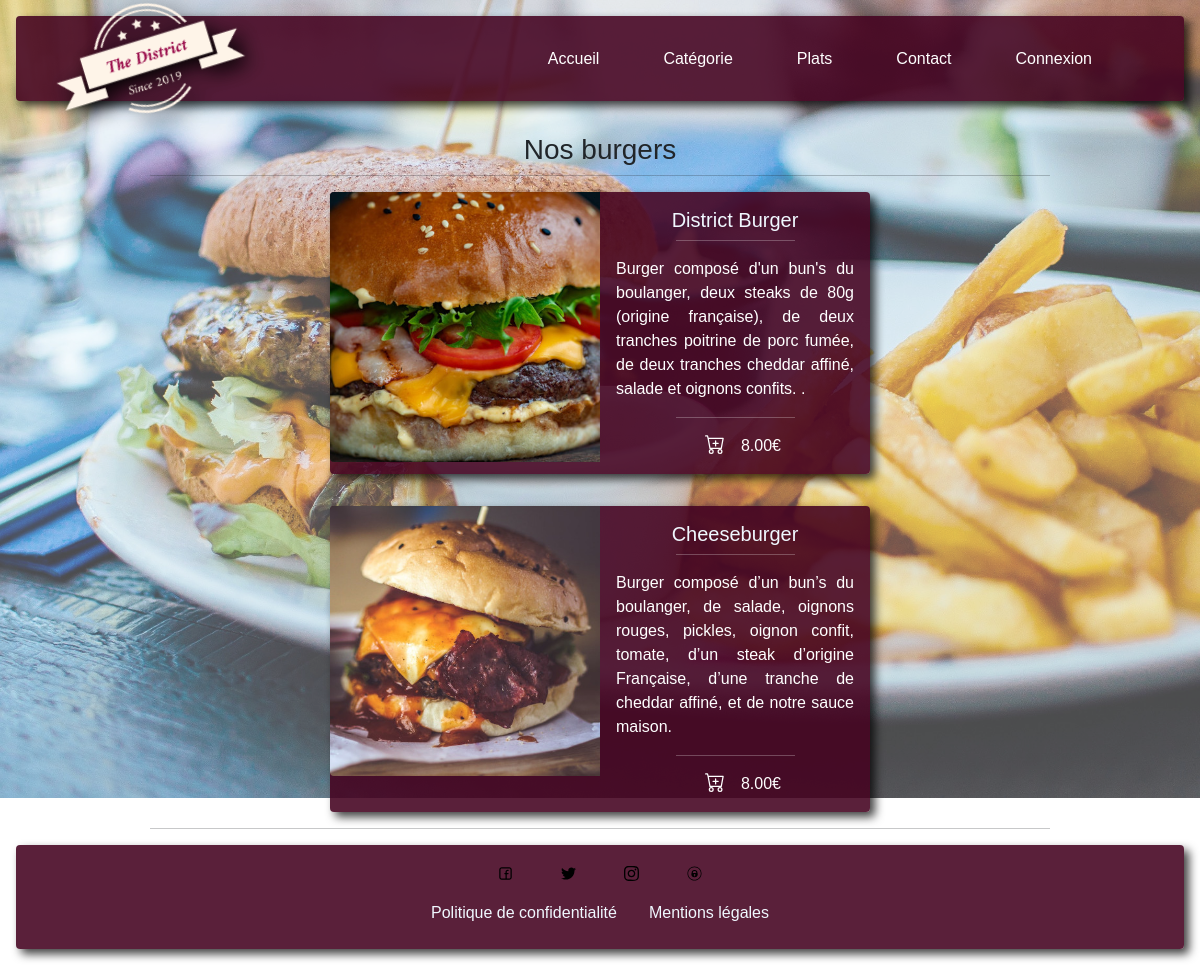
Page /?page=detail&c_id=5 on the earlier database version.
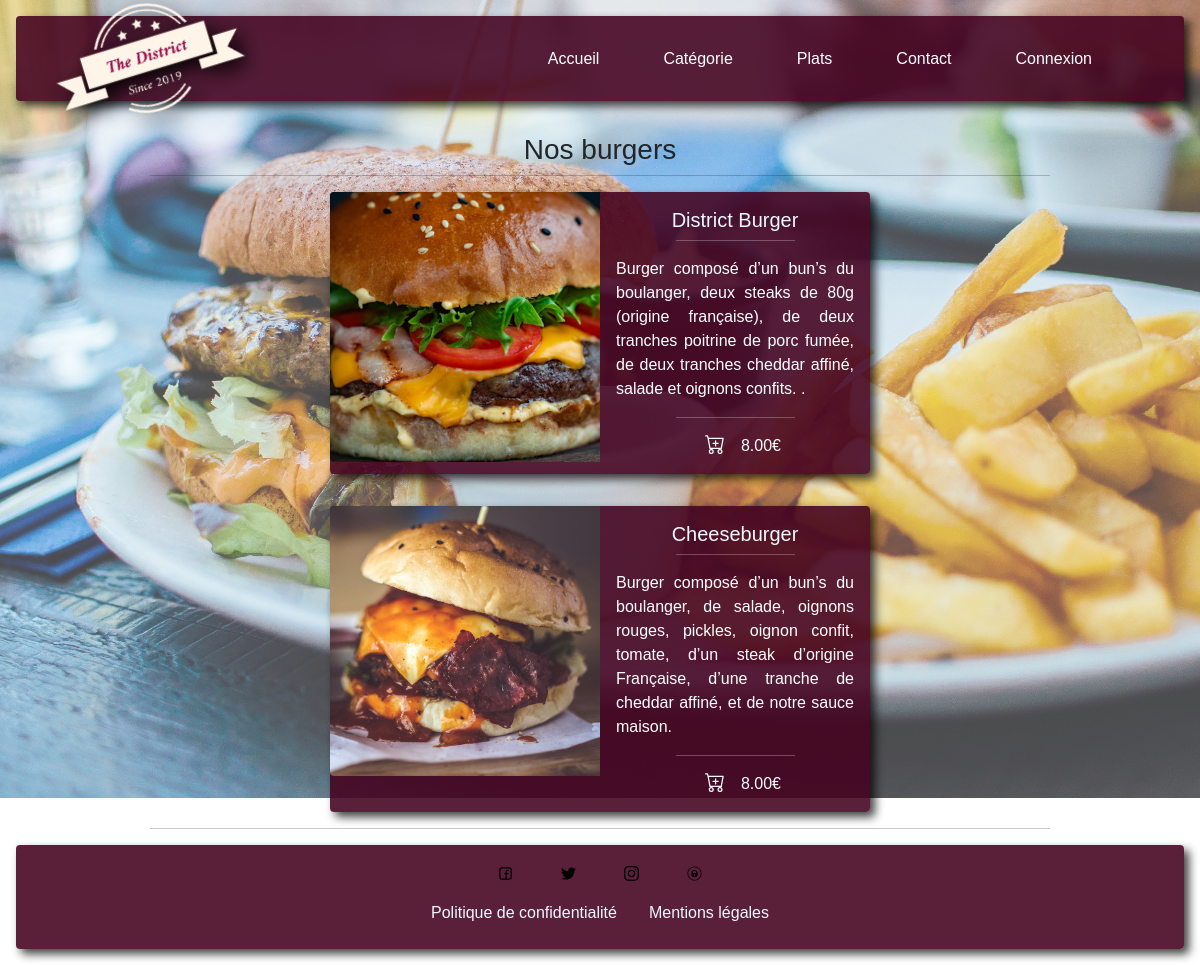
Same page on the later database version.
### tables this page shows
CREATE TABLE IF NOT EXISTS `plat` (
  `id_plat` int(10) unsigned NOT NULL AUTO_INCREMENT,
  `libelle` varchar(100) NOT NULL,
  `description` text NOT NULL,
  `prix` decimal(10,2) NOT NULL,
  `image` varchar(255) NOT NULL,
  `id_categorie` int(10) unsigned NOT NULL,
  `active` varchar(10) NOT NULL,
  PRIMARY KEY (`id_plat`) USING BTREE,
  KEY `id_categorie` (`id_categorie`),
  CONSTRAINT `plat_fk1` FOREIGN KEY (`id_categorie`) REFERENCES `categorie` (`id_categorie`) ON DELETE NO ACTION ON UPDATE NO ACTION
);

### dao.php (called while the page is built, shortened)
<?php
function get_cat($id){
    $db = connexionBase();
    $query = $db->prepare('SELECT * FROM categorie WHERE LOWER(categorie.active) = "yes" AND categorie.id_categorie = :id;');
    $query->bindValue(":id", $id, PDO::PARAM_STR);
    $query->execute();
    $tab = $query->fetch(PDO::FETCH_OBJ);
    return $tab;
}
function detail_cat($id){
    $db = connexionBase();
    $query = $db->prepare('SELECT * FROM plat WHERE LOWER(plat.active) = "yes" AND plat.id_categorie = :id');
    $query->bindValue(":id", $id, PDO::PARAM_STR);
    $query->execute();
    $tab = $query->fetchAll(PDO::FETCH_OBJ);
    return $tab;
}
?>

### content/user/d_categorie.php (the view, shortened to what this page needs)
<?php
include("dao.php");
$tab = detail_cat($_REQUEST['c_id']);
$cat = get_cat($_REQUEST['c_id']);
?>
<main>
    <h3 class="d-flex justify-content-center mt-3">Nos <?= strtolower($cat->libelle) ?>s</h3>
    <hr class="w-75 mx-auto mt-0 mb-3">
    <?php foreach ($tab as $plat) : ?>
        <div class="d-flex justify-content-around flex-wrap mt-3">
            <div class="card mb-3 border-0 shd text-white" style="max-width:45%;">
                <div class="row g-0">
                    <div class="col-md-6 imgof">
                        <img src="asset/img/food/<?= $plat->image ?>" class="img-fluid rounded-start" alt="<?= $plat->image ?>">
                    </div>
                    <div class="card-body h-100 col-md-6 align-items-center">
                        <h5 class="card-title d-flex justify-content-center"><?= $plat->libelle ?></h5>
                        <hr class="w-50 mx-auto mt-0 mb-3">
                        <p class="card-text text-justify"><?= $plat->description ?></p>
                        <hr class="w-50 mx-auto mt-0 mb-3">
                        <div class="d-flex justify-content-center">
                            <p class="card-text">
                                <?= $plat->prix ?>€
                            </p>
                        </div>
                    </div>
                </div>
            </div>
        </div>
    <?php endforeach; ?>
    <hr class="w-75 mx-auto mt-0 mb-3">
</main>

Differences in the rows shown:
changed plat "District Burger": description "Burger composé d'un bun's du boulanger, deux steaks…" → "Burger composé d’un bun’s du boulanger, deux steaks…"
